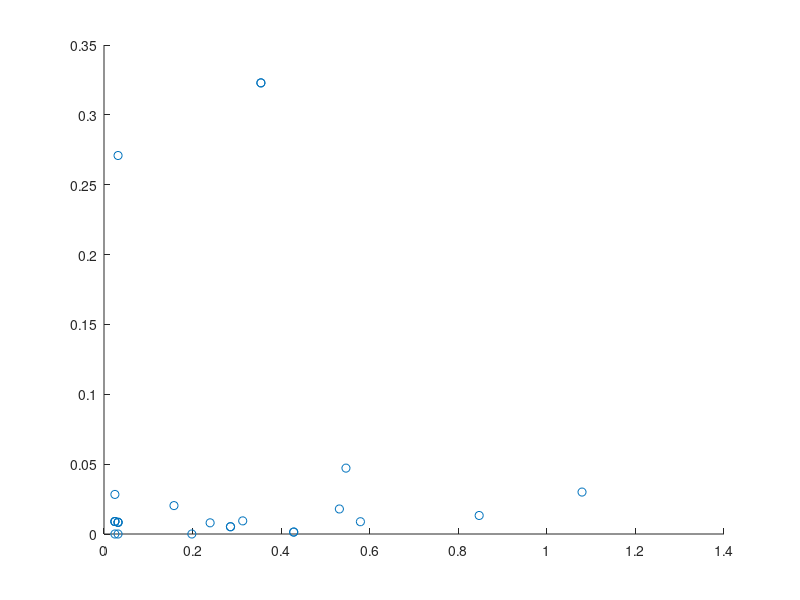

Source code (MATLAB):
clear all;
load('output/example03_max_c_plus.mat');

dist = c_plus_max - c_plus_array;
dist = sqrt(diag(dist'*dist));
%dist = c_plus_array' * c_plus_max;
z_max_array(z_max_array>=Inf) = 0;
scatter(dist, z_max_array)